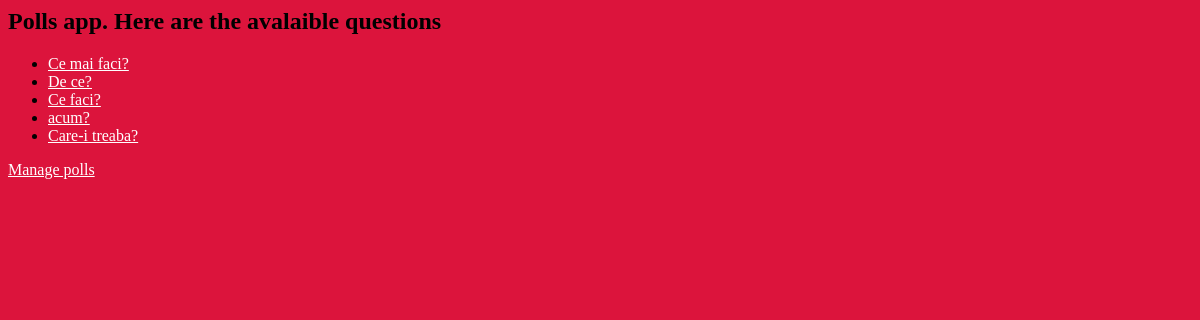
Screenshot of /polls/ with the database file from the repository.
### polls/models.py (models this page shows, shortened)
class Question(models.Model):
    question_text = models.CharField(max_length=200)
    pub_date = models.DateTimeField('date published',default=timezone.now(), editable=False)

### polls/views.py (the view)
# urls.py: path('', views.index, name='index'),
def index(request):
    latest_question_list = Question.objects.order_by('-pub_date')[:5]
    template = loader.get_template('polls/index.html')
    context = {
    'latest_question_list': latest_question_list,
    }
    return HttpResponse(template.render(context, request))

### polls/templates/polls/index.html
{% load static %}
<link rel="stylesheet" href="{% static 'polls/detail.css' %}">
<h2>Polls app. Here are the avalaible questions</h2>
{% if latest_question_list %}
    <ul>
    {% for question in latest_question_list %}
        <li><a href="{% url 'polls:detail' question.id %}">{{ question.question_text }}</a></li>
    {% endfor %}
    </ul>
{% else %}
    <p>No polls are available.</p>
{% endif %}
<a href="{% url 'polls:polls-form' %}">Manage polls</a>

### polls/static/polls/detail.css (style rules this page uses)
a { color:white; }

### rows the page displays
Question: question_text "Ce mai faci?"
Question: question_text "De ce?"
Question: question_text "Ce faci?"
Question: question_text "acum?"
Question: question_text "Care-i treaba?"
